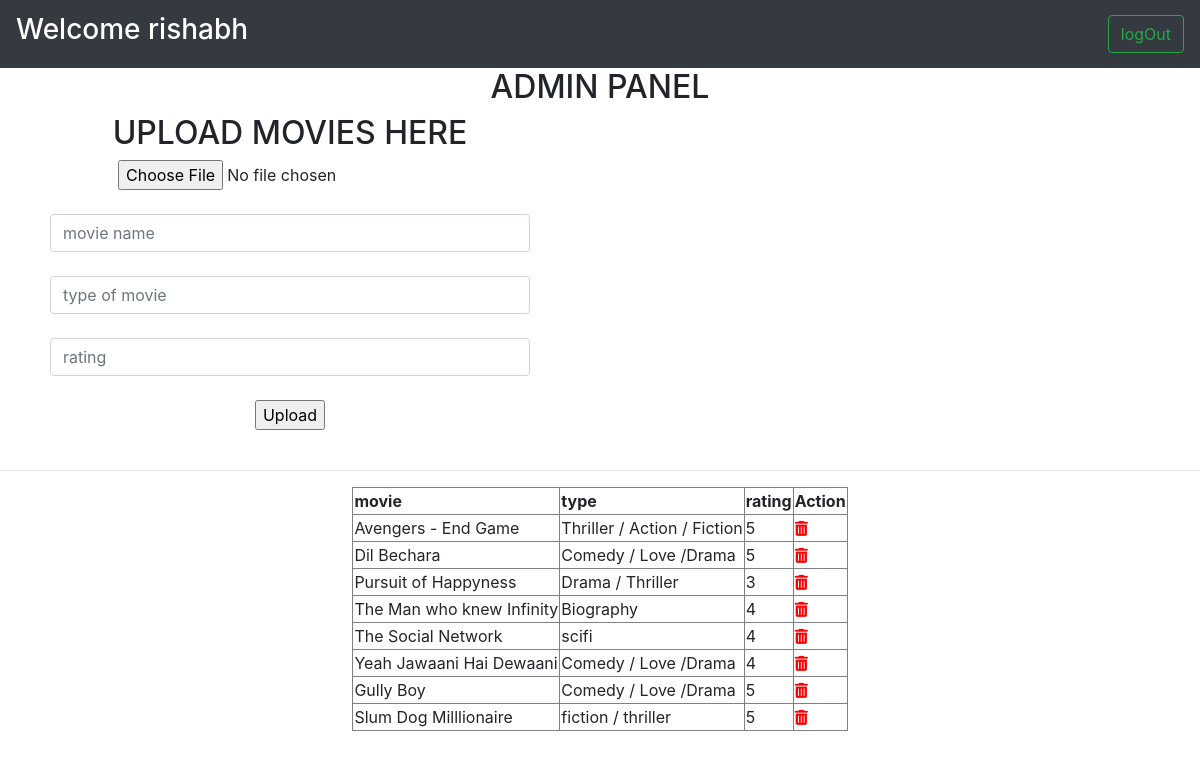
The page /movieshub/index.php (signed in) on the database its author committed.
### tables this page shows
CREATE TABLE `movies` (
  `id` int(11) NOT NULL,
  `name` varchar(255) NOT NULL,
  `movie_name` varchar(100) NOT NULL,
  `type` varchar(100) NOT NULL,
  `rating` decimal(10,0) NOT NULL
);

### movieshub/index.php (the view, shortened to what this page needs)
<!doctype html>
<html lang="en">
  <head>
    <link rel="stylesheet" href="https://stackpath.bootstrapcdn.com/bootstrap/4.5.0/css/bootstrap.min.css">
  </head>
  <body>
      <nav class="navbar navbar-dark bg-dark">
  <a class="navbar-brand"><?php
if(isset($_SESSION["user_name2"]) && $_SESSION["user_name2"]!=""){
  echo ("<h3>"."Welcome  ".$_SESSION["user_name2"]."</h3>");
} else {
  header ("Location: adminlogin.php");
}
?></a>
  <form class="form-inline" action="adminlogout.php">
    <button class="btn btn-outline-success my-2 my-sm-0" type="submit">logOut</button>
  </form>
</nav>
<h2 align="center">ADMIN PANEL</h2>
<div align="center" style="width: 40%; margin-left: 50px;" >
  <h2>UPLOAD MOVIES HERE</h2>
 <form method="post" enctype="multipart/form-data" >
   <input type="file" name="file" /><br><br>
   <input  class="form-control"aria-label="Username" aria-describedby="basic-addon1"type="text" name="movie_name" placeholder="movie name" required><br>
   <input  class="form-control"  aria-label="Username" aria-describedby="basic-addon1"type="text" name="type" placeholder="type of movie"required><br>
   <input  class="form-control"  aria-label="Username" aria-describedby="basic-addon1"type="number" name="rating" placeholder="rating"required><br>
   <input type="submit" name="submit" value= "Upload" /><br><br>
  </form>
  </div>
<?php
$con = dbConnect();
?>
<hr>
<div align="center">
<table border=1px>
  <tr>
    <th>movie</th>
    <th>type</th>
    <th>rating</th>
    <th>Action</th>
  </tr>
  <?php
    $q ="select * from movies";
    $query = mysqli_query ($con,$q);
    while($row=mysqli_fetch_assoc($query)) {
  ?>
  <tr>
    <td><?php echo $movie_name = $row['movie_name'] ; ?></td>
    <td><?php echo $type = $row['type']; ?></td>
    <td><?php echo $rating = $row['rating']; ?></td>
    <td>
      <a href="delete_action.php?id=<?php echo $row["id"]; ?>"onclick="javascript: return confirm('Are you sure you want to delete this record?')"><i class="fa fa-trash" style="color:red; font-size:15px"></i></a>
    </td>
  <?php
    }
  ?>
  </tr>
</table>
</div>
  </body>
</html>

### rows shown on the page
movies: movie_name "Avengers - End Game", type "Thriller / Action / Fiction", rating "5"
movies: movie_name "Dil Bechara", type "Comedy / Love /Drama", rating "5"
movies: movie_name "Pursuit of Happyness", type "Drama / Thriller", rating "3"
movies: movie_name "The Man who knew Infinity", type "Biography", rating "4"
movies: movie_name "The Social Network", type "scifi", rating "4"
movies: movie_name "Yeah Jawaani Hai Dewaani", type "Comedy / Love /Drama", rating "4"
movies: movie_name "Gully Boy", type "Comedy / Love /Drama", rating "5"
movies: movie_name "Slum Dog Milllionaire", type "fiction / thriller", rating "5"

### other values the page prints
$_SESSION["user_name2"] "rishabh"
